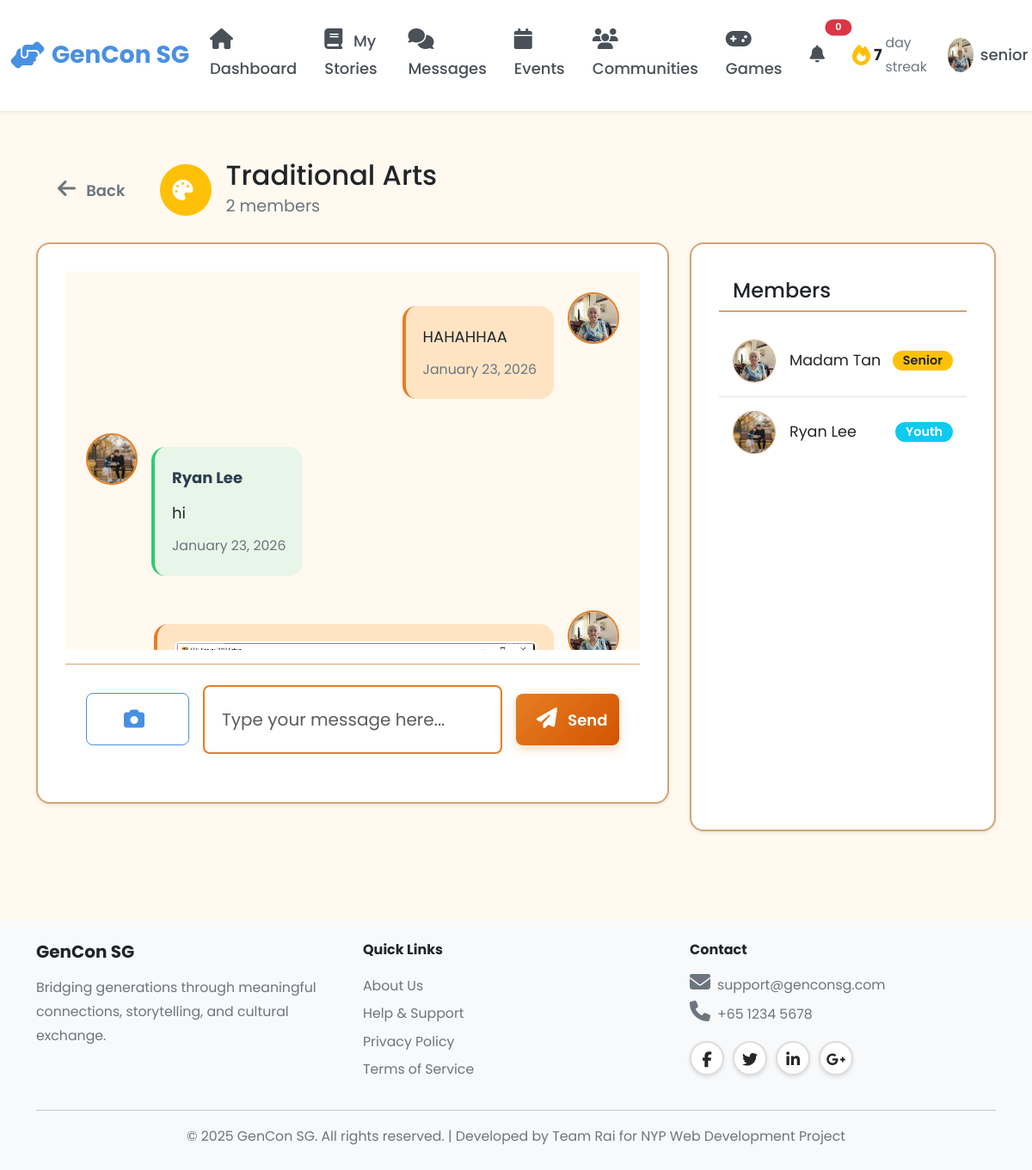
Screenshot of /senior/communities/1 (signed in) with the database file from the repository.
### models.py (models this page shows, shortened)
class Community(db.Model):
    __tablename__ = 'communities'
    id = db.Column(db.Integer, primary_key=True)
    name = db.Column(db.String(100), nullable=False, unique=True)
    type = db.Column(db.String(20), nullable=False)  # Story, Hobby, Learning
    description = db.Column(db.Text)
    rules = db.Column(db.Text)
    icon = db.Column(db.String(50), default='fas fa-users')
    banner_class = db.Column(db.String(50), default='default')
    tags = db.Column(db.String(255))  # Comma separated tags
    photo_url = db.Column(db.String(255))
    member_count = db.Column(db.Integer, default=0)
    created_by = db.Column(db.Integer, db.ForeignKey('users.id'), nullable=False)
    created_at = db.Column(db.DateTime, default=datetime.utcnow, nullable=False)
    creator = db.relationship('User')
    members = db.relationship('CommunityMember', back_populates='community',
                             lazy='dynamic', cascade='all, delete-orphan')
    posts = db.relationship('CommunityPost', back_populates='community',
                           lazy='dynamic', cascade='all, delete-orphan')

class CommunityPost(db.Model):
    __tablename__ = 'community_posts'
    id = db.Column(db.Integer, primary_key=True)
    community_id = db.Column(db.Integer, db.ForeignKey('communities.id'), nullable=False, index=True)
    user_id = db.Column(db.Integer, db.ForeignKey('users.id'), nullable=False, index=True)
    content = db.Column(db.Text, nullable=True)
    photo_url = db.Column(db.String(255))
    created_at = db.Column(db.DateTime, default=datetime.utcnow, nullable=False)
    community = db.relationship('Community', back_populates='posts')
    user = db.relationship('User')

class User(db.Model):
    __tablename__ = 'users'
    id = db.Column(db.Integer, primary_key=True)
    username = db.Column(db.String(80), unique=True, nullable=False, index=True)
    password_hash = db.Column(db.String(255), nullable=False)
    email = db.Column(db.String(120), unique=True, nullable=False, index=True)
    full_name = db.Column(db.String(120), nullable=False)
    phone = db.Column(db.String(20))
    age = db.Column(db.Integer, nullable=False)
    bio = db.Column(db.Text)  # User biography
    school = db.Column(db.String(255))  # School or organization for youth
    role = db.Column(db.String(20), nullable=False)  # 'senior', 'youth', or 'admin'
    profile_picture = db.Column(db.String(255), default='images/default-avatar.png')
    disable_reason = db.Column(db.Text)
    interests_json = db.Column(db.Text)  # Stores interests as JSON array
    languages_json = db.Column(db.Text)  # Stores languages as JSON array
    accessibility_settings_json = db.Column(db.Text)  # Stores settings as JSON object
    created_at = db.Column(db.DateTime, default=datetime.utcnow, nullable=False)
    last_active = db.Column(db.DateTime, default=datetime.utcnow, nullable=False)
    is_active = db.Column(db.Boolean, default=True)
    stories = db.relationship('Story', back_populates='user', lazy='dynamic')
    sent_messages = db.relationship('Message', foreign_keys='Message.sender_id',
                                   back_populates='sender', lazy='dynamic')
    received_messages = db.relationship('Message', foreign_keys='Message.recipient_id',
                                       back_populates='recipient', lazy='dynamic')
    senior_pairs = db.relationship('Pair', foreign_keys='Pair.senior_id',
                                   back_populates='senior', lazy='dynamic')
    youth_pairs = db.relationship('Pair', foreign_keys='Pair.youth_id',
                                 back_populates='youth', lazy='dynamic')
    streak = db.relationship('Streak', back_populates='user', uselist=False)
    badges = db.relationship('Badge', back_populates='user', lazy='dynamic')
    checkins = db.relationship('Checkin', back_populates='user', lazy='dynamic')
    @property
    def interests(self):
        """Get interests as Python list from JSON string."""
        if self.interests_json:
            return json.loads(self.interests_json)
        return []
    @interests.setter
    def interests(self, value):
        """Set interests from Python list, store as JSON string."""
        self.interests_json = json.dumps(value)
    @property
    def languages(self):
        """Get languages as Python list from JSON string."""
        if self.languages_json:
            return json.loads(self.languages_json)
        return []
    @languages.setter
    def languages(self, value):
        """Set languages from Python list, store as JSON string."""
        self.languages_json = json.dumps(value)
    @property
    def accessibility_settings(self):
        """Get accessibility settings as Python dict from JSON string."""
        if self.accessibility_settings_json:
            return json.loads(self.accessibility_settings_json)
        return {}

class CommunityMember(db.Model):
    __tablename__ = 'community_members'
    id = db.Column(db.Integer, primary_key=True)
    community_id = db.Column(db.Integer, db.ForeignKey('communities.id'), nullable=False, index=True)
    user_id = db.Column(db.Integer, db.ForeignKey('users.id'), nullable=False, index=True)
    joined_at = db.Column(db.DateTime, default=datetime.utcnow, nullable=False)
    last_viewed_at = db.Column(db.DateTime, default=datetime.utcnow)
    community = db.relationship('Community', back_populates='members')
    user = db.relationship('User')
    __table_args__ = (db.UniqueConstraint('community_id', 'user_id', name='unique_community_user'),)

### blueprints/senior.py (the view)
@senior_bp.route('/communities/<int:community_id>')
@login_required
def view_community(community_id):
    community = Community.query.get_or_404(community_id)
    user_id = session['user_id']
    member = CommunityMember.query.filter_by(
        community_id=community_id,
        user_id=user_id
    ).first()
    if not member:
        flash('You must join this community to view the chat.', 'warning')
        return redirect(url_for('senior.communities'))
    member.last_viewed_at = datetime.utcnow()
    db.session.commit()
    posts = CommunityPost.query.filter_by(community_id=community_id)\
        .order_by(CommunityPost.created_at.asc()).all()
    members = community.members.all()
    return render_template('senior/community_chat.html', community=community, posts=posts, user_id=user_id, members=members)

### templates/senior/community_chat.html (shortened to what this page needs)
{% extends "base.html" %}
{% block body_class %}senior-dashboard{% endblock %}
{% block content %}
<div class="container py-4">
    <div class="d-flex align-items-center mb-4">
        <a href="{{ url_for('senior.communities') }}" class="btn btn-outline-secondary btn-lg me-3">
            <i class="fas fa-arrow-left"></i> Back
        </a>
        <div class="d-flex align-items-center">
            <div class="rounded-circle bg-warning text-white d-flex align-items-center justify-content-center me-3" style="width: 60px; height: 60px; font-size: 2rem;">
                <i class="{{ community.icon }}"></i>
            </div>
            <div>
                <h1 class="h2 mb-0">{{ community.name }}</h1>
                <p class="text-muted mb-0" style="font-size: 1.2rem;">{{ community.member_count }} members</p>
            </div>
        </div>
    </div>
    <div class="row">
        <div class="col-lg-8">
            <div class="card shadow-sm border-2" style="border-color: var(--senior-border);">
                <div class="card-body p-0">
                    <div id="chat-messages" class="p-4" style="height: 55vh; overflow-y: auto; background-color: #FFF9F0;">
                        {% for post in posts %}
                            <div class="d-flex mb-4 {% if post.user_id == user_id %}justify-content-end{% endif %}">
                                {% if post.user_id != user_id %}
                                    <a href="{{ url_for('senior.public_profile', user_id=post.user_id) }}">
                                        <img src="{{ url_for('static', filename=post.user.profile_picture|fix_pfp) }}" class="rounded-circle me-3" style="width: 60px; height: 60px; object-fit: cover; border: 2px solid var(--senior-primary);">
                                    </a>
                                {% endif %}
                                <div class="{% if post.user_id == user_id %}message-sent{% else %}message-received{% endif %}" style="max-width: 75%;">
                                    {% if post.user_id != user_id %}
                                        <a href="{{ url_for('senior.public_profile', user_id=post.user_id) }}" class="text-decoration-none" style="color: var(--senior-text);">
                                            <strong class="d-block mb-2">{{ post.user.full_name }}</strong>
                                        </a>
                                    {% endif %}
                                    {% if post.photo_url %}
                                        <img src="{{ url_for('static', filename=post.photo_url) }}" class="img-fluid rounded mb-3 border border-2 border-white">
                                    {% endif %}
                                    {% if post.content %}
                                        <p class="mb-1">{{ post.content }}</p>
                                    {% endif %}
                                    <small class="d-block mt-2 text-muted text-end">
                                        {{ post.created_at|timeago }}
                                    </small>
                                </div>
                                {% if post.user_id == user_id %}
                                    <img src="{{ url_for('static', filename=post.user.profile_picture|fix_pfp) }}" class="rounded-circle ms-3" style="width: 60px; height: 60px; object-fit: cover; border: 2px solid var(--senior-primary);">
                                {% endif %}
                            </div>
                        {% endfor %}
                    </div>
                    <div class="card-footer bg-white p-4 border-top-2" style="border-color: var(--senior-border);">
                        <form id="chat-form" class="d-flex align-items-center gap-3">
                            <button type="button" class="btn btn-outline-primary btn-lg" onclick="document.getElementById('photo-upload').click()" title="Upload Photo">
                                <i class="fas fa-camera fa-lg"></i>
                            </button>
                            <input type="text" id="message-input" class="form-control message-input" placeholder="Type your message here..." autocomplete="off">
                            <button type="submit" class="btn btn-primary btn-lg px-4">
                                <i class="fas fa-paper-plane"></i> Send
                            </button>
                        </form>
                    </div>
                </div>
            </div>
        </div>
        <div class="col-lg-4 d-none d-lg-block">
            <div class="card shadow-sm h-100 border-2" style="border-color: var(--senior-border);">
                <div class="card-header bg-white border-bottom-2" style="border-color: var(--senior-border);">
                    <h3 class="h4 mb-0">Members</h3>
                </div>
                <div class="card-body p-0" style="max-height: 70vh; overflow-y: auto;">
                    <ul class="list-group list-group-flush">
                        {% for member in members %}
                            <li class="list-group-item d-flex align-items-center p-3">
                                <a href="{{ url_for('senior.public_profile', user_id=member.user_id) }}" class="d-flex align-items-center text-decoration-none text-dark w-100">
                                    <img src="{{ url_for('static', filename=member.user.profile_picture|fix_pfp) }}" class="rounded-circle me-3" style="width: 50px; height: 50px; object-fit: cover; border: 1px solid var(--senior-border);">
                                    <span style="font-size: 1.1rem;">{{ member.user.full_name }}</span>
                                </a>
                                {% if member.user.role == 'senior' %}
                                    <span class="badge bg-warning text-dark ms-auto" style="font-size: 0.9rem;">Senior</span>
                                {% else %}
                                    <span class="badge bg-info text-white ms-auto" style="font-size: 0.9rem;">Youth</span>
                                {% endif %}
                            </li>
                        {% endfor %}
                    </ul>
                </div>
            </div>
        </div>
    </div>
</div>
{% endblock %}

### rows the page displays
Community: name "Traditional Arts", member_count "2"
CommunityPost: content "HAHAHHAA", created_at "January 23, 2026", profile_picture (picture)
CommunityPost: profile_picture (picture), user.full_name "Ryan Lee", content "hi", created_at "January 23, 2026"
CommunityPost: photo_url (picture), profile_picture (picture)
CommunityMember: profile_picture (picture), user.full_name "Madam Tan", shows "Senior"
CommunityMember: profile_picture (picture), user.full_name "Ryan Lee", shows "Youth"

### other values shown
{{ user_streak|default(0) }} "7"
{{ session.username }} "senior"
